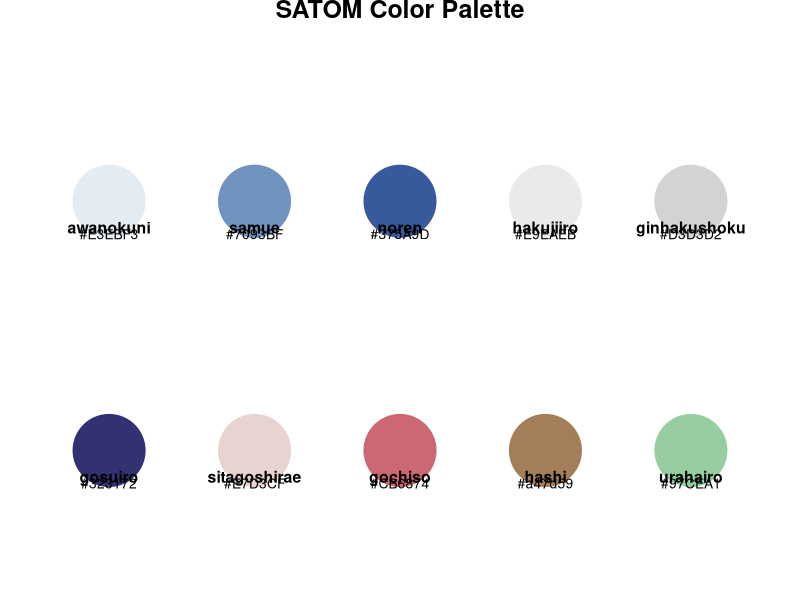
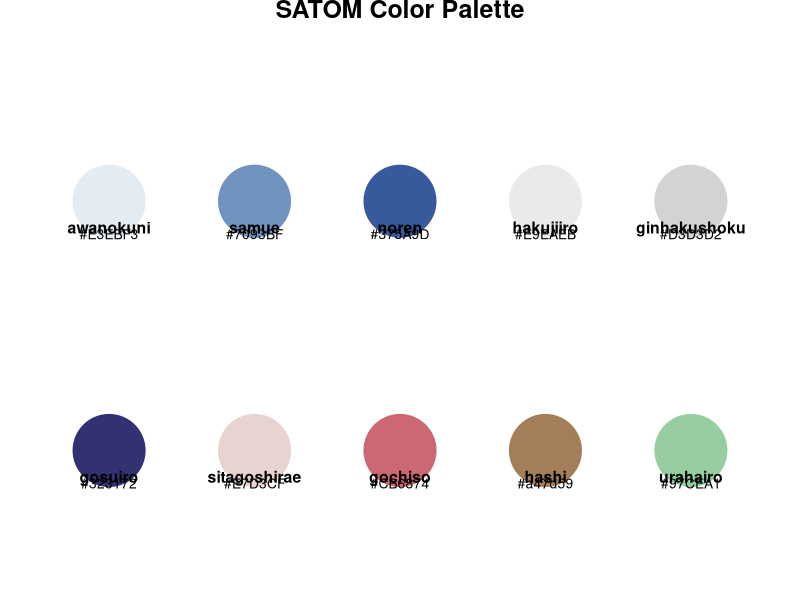
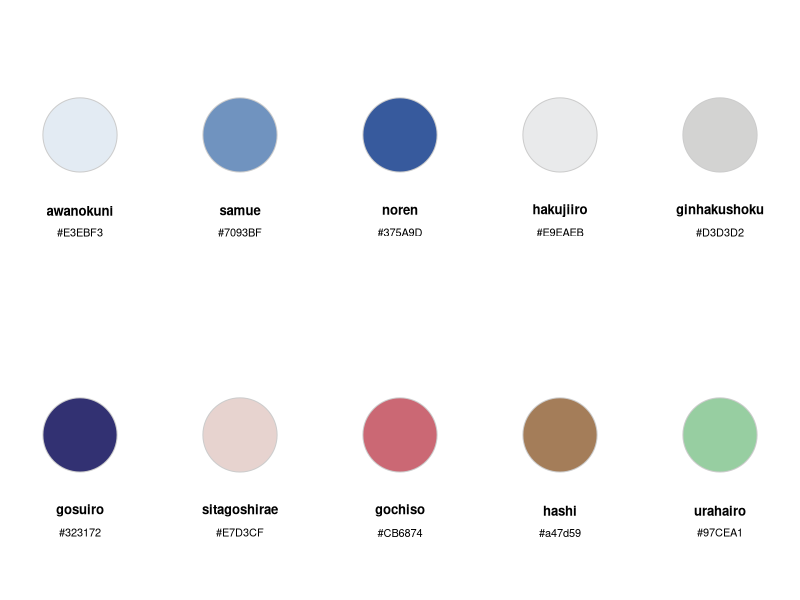

These figures' R source, in order:
# Script to generate a standalone SATOM color palette visualization

# Load required libraries
library(ggplot2)

# Define the SATOM color palette
satom_colors <- c(
  "awanokuni" = "#E3EBF3",
  "samue" = "#7093BF",
  "noren" = "#375A9D",
  "hakujiiro" = "#E9EAEB",
  "ginhakushoku" = "#D3D3D2",
  "gosuiro" = "#323172",
  "sitagoshirae" = "#E7D3CF",
  "gochiso" = "#CB6874",
  "hashi" = "#a47d59",
  "urahairo" = "#97CEA1"
)

# Create a data frame for ggplot2
colors_df <- data.frame(
  name = names(satom_colors),
  hex = unname(satom_colors),
  row = c(1,1,1,1,1, 2,2,2,2,2),  # First row, then second row
  col = c(1,2,3,4,5, 1,2,3,4,5),  # Columns 1-5
  stringsAsFactors = FALSE
)

# Create the color palette visualization
color_palette <- ggplot(colors_df, aes(x = col, y = -row)) + 
  # Add circles for the colors
  geom_point(aes(color = name), size = 24) + 
  # Add text for the color names
  geom_text(aes(label = name), 
            vjust = 2.7, 
            size = 4, 
            fontface = "bold") +
  # Add text for the hex codes
  geom_text(aes(label = hex), 
            vjust = 3.8, 
            size = 3.5) +
  # Set the colors to use the actual hex values
  scale_color_manual(values = setNames(colors_df$hex, colors_df$name)) +
  # Remove all unnecessary elements
  theme_void() + 
  # Remove the legend
  theme(legend.position = "none") +
  # Add title
  ggtitle("SATOM Color Palette") +
  theme(plot.title = element_text(hjust = 0.5, size = 18, face = "bold", margin = margin(b = 20))) +
  # Set appropriate x and y limits
  xlim(0.5, 5.5) +
  ylim(-2.5, -0.5)

# Save to PDF
ggsave("SATOM_Color_Palette.pdf", color_palette, width = 10, height = 6, units = "in")

# Save to PNG
ggsave("SATOM_Color_Palette.png", color_palette, width = 10, height = 6, units = "in", dpi = 150)

# Create a second version with pure circles
create_circle_palette <- function() {
  # Set up plotting area
  png("SATOM_Color_Circles.png", width = 800, height = 500, res = 100)
  par(mar = c(2, 1, 3, 1), mfrow = c(2, 5))
  
  # Loop through the colors
  for (i in seq_along(satom_colors)) {
    name <- names(satom_colors)[i]
    hex <- satom_colors[i]
    
    # Create empty plot
    plot(0, 0, type = "n", xlim = c(0, 1), ylim = c(0, 1), 
         axes = FALSE, xlab = "", ylab = "")
    
    # Draw circle
    symbols(0.5, 0.6, circles = 0.3, inches = FALSE, add = TRUE, 
            bg = hex, fg = "gray80")
    
    # Add text
    text(0.5, 0.25, name, cex = 1.2, font = 2)
    text(0.5, 0.15, hex, cex = 1)
  }
  
  # Add title
  mtext("SATOM Color Palette", side = 3, line = 1, outer = TRUE, cex = 1.5, font = 2)
  
  dev.off()
}

create_circle_palette()

print("Color palette files created: SATOM_Color_Palette.pdf, SATOM_Color_Palette.png, and SATOM_Color_Circles.png")